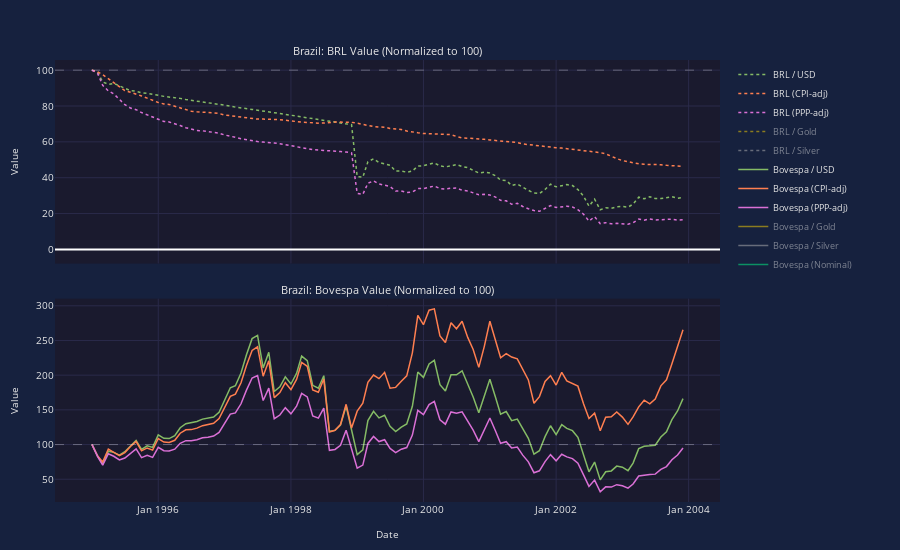

Notebook code for this chart:
### Markdown cell above
## Brazil: Post-hyperinflation stabilization (1995-2003)

**Economic Difficulties:** Brazil experienced hyperinflation from 1989-1994, with monthly inflation reaching 82% in March 1990. Annual inflation exceeded 2,000% for several years. The country went through five different currencies between 1986-1994.

**Causes:** Massive fiscal deficits, indexed wages and prices that created inflation inertia, multiple failed stabilization plans, and loss of monetary credibility.

**Government Interventions:**
- *Cruzado Plan (1986)*: Price freeze and new currency - initial success followed by collapse
- *Bresser Plan (1987)*: Another price freeze - failed within months (unsuccessful)
- *Summer Plan (1989)*: New currency (cruzado novo) and price freeze - failed (unsuccessful)
- *Collor Plan (1990)*: Froze 80% of bank deposits - caused recession, failed (unsuccessful)
- *Real Plan (1994)*: Introduced URV indexing unit, then converted to Real currency backed by reserves. Combined with fiscal reforms and central bank independence - ended hyperinflation (successful). Inflation dropped from 5,000% to 22% within one year.

### Code cell
show_country_analysis(norm_data['Brazil'])
